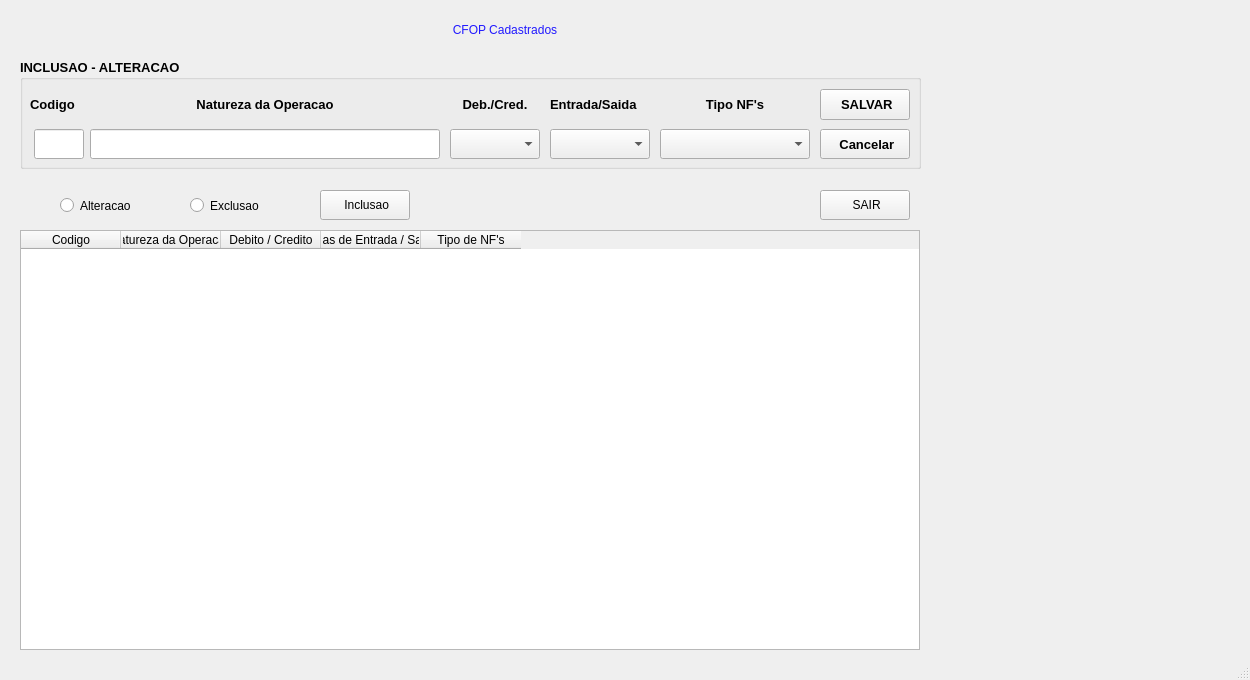
<?xml version="1.0" encoding="UTF-8"?>
<ui version="4.0">
 <class>MainWindow</class>
 <widget class="QMainWindow" name="MainWindow">
  <property name="geometry">
   <rect>
    <x>0</x>
    <y>0</y>
    <width>1250</width>
    <height>680</height>
   </rect>
  </property>
  <property name="maximumSize">
   <size>
    <width>16777215</width>
    <height>16777215</height>
   </size>
  </property>
  <property name="windowTitle">
   <string>MainWindow</string>
  </property>
  <property name="styleSheet">
   <string notr="true"/>
  </property>
  <widget class="QWidget" name="centralwidget">
   <widget class="QTableWidget" name="tableWidget">
    <property name="geometry">
     <rect>
      <x>20</x>
      <y>230</y>
      <width>900</width>
      <height>420</height>
     </rect>
    </property>
    <property name="styleSheet">
     <string notr="true"/>
    </property>
    <attribute name="horizontalHeaderVisible">
     <bool>true</bool>
    </attribute>
    <attribute name="horizontalHeaderCascadingSectionResizes">
     <bool>false</bool>
    </attribute>
    <attribute name="verticalHeaderCascadingSectionResizes">
     <bool>true</bool>
    </attribute>
    <column>
     <property name="text">
      <string notr="true">Codigo</string>
     </property>
    </column>
    <column>
     <property name="text">
      <string>Natureza da Operacao</string>
     </property>
    </column>
    <column>
     <property name="text">
      <string>Debito / Credito</string>
     </property>
    </column>
    <column>
     <property name="text">
      <string>Notas de Entrada / Saida</string>
     </property>
    </column>
    <column>
     <property name="text">
      <string>Tipo de NF's</string>
     </property>
    </column>
   </widget>
   <widget class="QLabel" name="label">
    <property name="geometry">
     <rect>
      <x>280</x>
      <y>10</y>
      <width>450</width>
      <height>40</height>
     </rect>
    </property>
    <property name="styleSheet">
     <string notr="true">border-color: rgb(132, 168, 163);
color: rgb(33, 25, 255);
font: 87 16pt &quot;Arial Black&quot;;</string>
    </property>
    <property name="text">
     <string>CFOP Cadastrados</string>
    </property>
    <property name="alignment">
     <set>Qt::AlignCenter</set>
    </property>
   </widget>
   <widget class="QPushButton" name="bt_inclusao">
    <property name="geometry">
     <rect>
      <x>320</x>
      <y>190</y>
      <width>90</width>
      <height>30</height>
     </rect>
    </property>
    <property name="styleSheet">
     <string notr="true"/>
    </property>
    <property name="text">
     <string> Inclusao</string>
    </property>
   </widget>
   <widget class="QRadioButton" name="rb_alteracao">
    <property name="geometry">
     <rect>
      <x>60</x>
      <y>190</y>
      <width>100</width>
      <height>31</height>
     </rect>
    </property>
    <property name="styleSheet">
     <string notr="true"/>
    </property>
    <property name="text">
     <string>Alteracao</string>
    </property>
   </widget>
   <widget class="QRadioButton" name="rb_exclusao">
    <property name="geometry">
     <rect>
      <x>190</x>
      <y>190</y>
      <width>100</width>
      <height>31</height>
     </rect>
    </property>
    <property name="styleSheet">
     <string notr="true"/>
    </property>
    <property name="text">
     <string>Exclusao</string>
    </property>
   </widget>
   <widget class="QGroupBox" name="groupBox">
    <property name="geometry">
     <rect>
      <x>20</x>
      <y>59</y>
      <width>901</width>
      <height>110</height>
     </rect>
    </property>
    <property name="font">
     <font>
      <family>Arial</family>
      <pointsize>10</pointsize>
      <italic>false</italic>
      <bold>true</bold>
     </font>
    </property>
    <property name="styleSheet">
     <string notr="true"/>
    </property>
    <property name="title">
     <string>INCLUSAO - ALTERACAO</string>
    </property>
    <widget class="QComboBox" name="comboBox_3">
     <property name="geometry">
      <rect>
       <x>640</x>
       <y>70</y>
       <width>150</width>
       <height>30</height>
      </rect>
     </property>
     <property name="styleSheet">
      <string notr="true"/>
     </property>
    </widget>
    <widget class="QLabel" name="label_2">
     <property name="geometry">
      <rect>
       <x>10</x>
       <y>30</y>
       <width>56</width>
       <height>30</height>
      </rect>
     </property>
     <property name="styleSheet">
      <string notr="true"/>
     </property>
     <property name="text">
      <string>Codigo</string>
     </property>
    </widget>
    <widget class="QLineEdit" name="moperacao">
     <property name="geometry">
      <rect>
       <x>14</x>
       <y>70</y>
       <width>50</width>
       <height>30</height>
      </rect>
     </property>
     <property name="styleSheet">
      <string notr="true"/>
     </property>
     <property name="maxLength">
      <number>5</number>
     </property>
    </widget>
    <widget class="QComboBox" name="comboBox">
     <property name="geometry">
      <rect>
       <x>430</x>
       <y>70</y>
       <width>90</width>
       <height>30</height>
      </rect>
     </property>
     <property name="styleSheet">
      <string notr="true"/>
     </property>
    </widget>
    <widget class="QLabel" name="label_6">
     <property name="geometry">
      <rect>
       <x>640</x>
       <y>30</y>
       <width>150</width>
       <height>30</height>
      </rect>
     </property>
     <property name="styleSheet">
      <string notr="true"/>
     </property>
     <property name="text">
      <string>Tipo NF's</string>
     </property>
     <property name="alignment">
      <set>Qt::AlignCenter</set>
     </property>
    </widget>
    <widget class="QComboBox" name="comboBox_2">
     <property name="geometry">
      <rect>
       <x>530</x>
       <y>70</y>
       <width>100</width>
       <height>30</height>
      </rect>
     </property>
     <property name="styleSheet">
      <string notr="true"/>
     </property>
    </widget>
    <widget class="QLabel" name="label_3">
     <property name="geometry">
      <rect>
       <x>70</x>
       <y>30</y>
       <width>350</width>
       <height>30</height>
      </rect>
     </property>
     <property name="styleSheet">
      <string notr="true"/>
     </property>
     <property name="text">
      <string>Natureza da Operacao</string>
     </property>
     <property name="alignment">
      <set>Qt::AlignCenter</set>
     </property>
    </widget>
    <widget class="QLabel" name="label_5">
     <property name="geometry">
      <rect>
       <x>530</x>
       <y>30</y>
       <width>100</width>
       <height>30</height>
      </rect>
     </property>
     <property name="styleSheet">
      <string notr="true"/>
     </property>
     <property name="text">
      <string>Entrada/Saida</string>
     </property>
    </widget>
    <widget class="QLineEdit" name="mdescr_op">
     <property name="geometry">
      <rect>
       <x>70</x>
       <y>70</y>
       <width>350</width>
       <height>30</height>
      </rect>
     </property>
     <property name="styleSheet">
      <string notr="true"/>
     </property>
     <property name="maxLength">
      <number>40</number>
     </property>
    </widget>
    <widget class="QLabel" name="label_4">
     <property name="geometry">
      <rect>
       <x>430</x>
       <y>30</y>
       <width>90</width>
       <height>30</height>
      </rect>
     </property>
     <property name="styleSheet">
      <string notr="true"/>
     </property>
     <property name="text">
      <string>Deb./Cred.</string>
     </property>
     <property name="alignment">
      <set>Qt::AlignCenter</set>
     </property>
    </widget>
    <widget class="QPushButton" name="bt_salvar">
     <property name="geometry">
      <rect>
       <x>800</x>
       <y>30</y>
       <width>90</width>
       <height>31</height>
      </rect>
     </property>
     <property name="whatsThis">
      <string>&lt;html&gt;&lt;head/&gt;&lt;body&gt;&lt;p&gt;file:///C:/Users/mebbc/OneDrive/Imagens/salvar.qrc.png&lt;/p&gt;&lt;/body&gt;&lt;/html&gt;</string>
     </property>
     <property name="styleSheet">
      <string notr="true"/>
     </property>
     <property name="text">
      <string> SALVAR</string>
     </property>
     <property name="icon">
      <iconset>
       <normaloff>SALVAR.png</normaloff>SALVAR.png</iconset>
     </property>
    </widget>
    <widget class="QPushButton" name="bt_cancelar">
     <property name="geometry">
      <rect>
       <x>800</x>
       <y>70</y>
       <width>90</width>
       <height>30</height>
      </rect>
     </property>
     <property name="styleSheet">
      <string notr="true"/>
     </property>
     <property name="text">
      <string> Cancelar</string>
     </property>
     <property name="icon">
      <iconset>
       <normaloff>SAIR.png</normaloff>SAIR.png</iconset>
     </property>
    </widget>
   </widget>
   <widget class="QPushButton" name="bt_sair">
    <property name="geometry">
     <rect>
      <x>820</x>
      <y>190</y>
      <width>90</width>
      <height>30</height>
     </rect>
    </property>
    <property name="styleSheet">
     <string notr="true"/>
    </property>
    <property name="text">
     <string> SAIR</string>
    </property>
    <property name="icon">
     <iconset>
      <normaloff>SAIR.png</normaloff>SAIR.png</iconset>
    </property>
   </widget>
  </widget>
  <widget class="QStatusBar" name="statusBar"/>
 </widget>
 <resources/>
 <connections/>
</ui>
